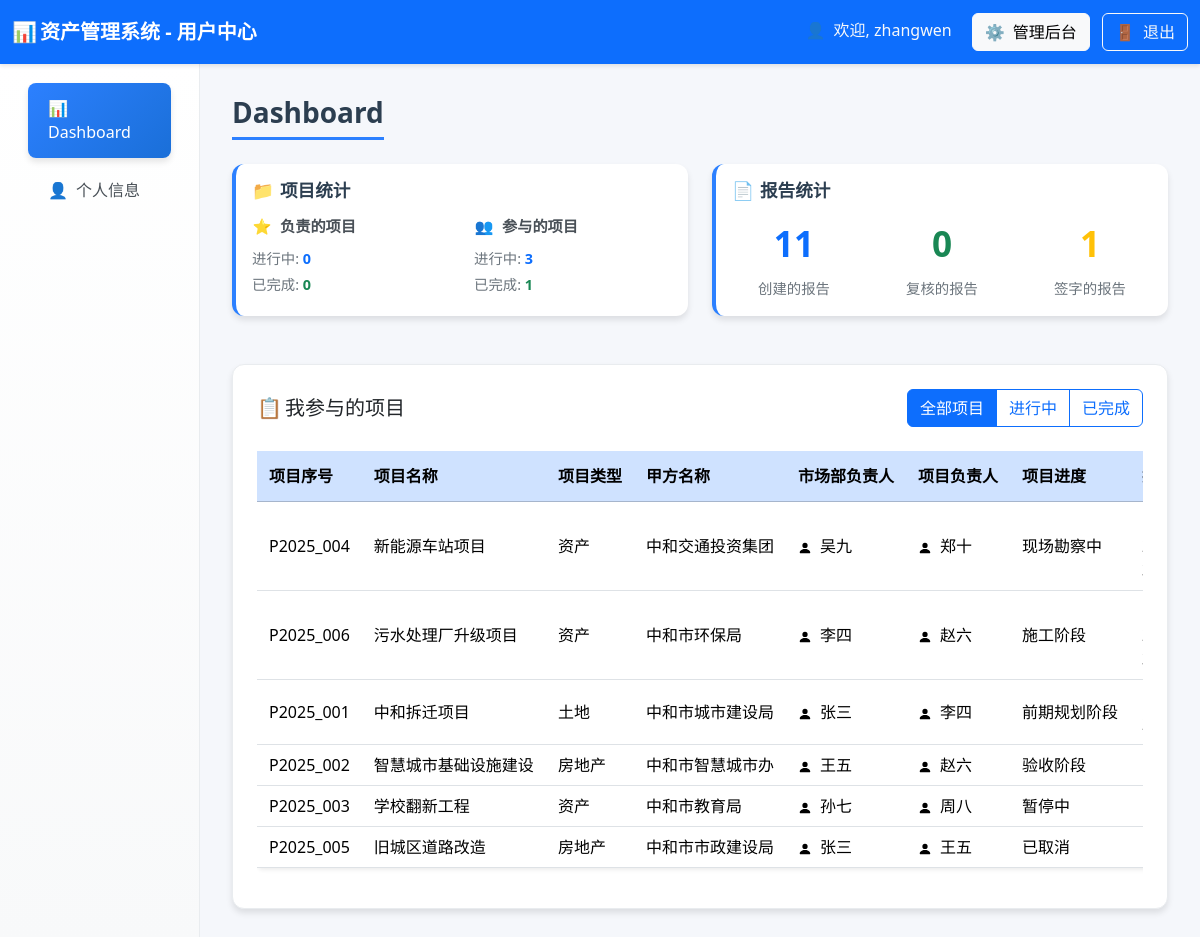
The app's page /user_dashboard (signed in) with its own data.
### tables this page shows
CREATE TABLE projects (
        id INTEGER PRIMARY KEY AUTOINCREMENT,
        project_no TEXT,                 -- ① 项目序号
        name TEXT,                       -- ② 项目名称
        project_type TEXT,               -- ③ 项目类型
        client_name TEXT,                -- ④ 甲方名称
        market_leader TEXT,              -- ⑤ 市场部负责人用户名
        project_leader TEXT,             -- ⑥ 项目负责人用户名
        progress TEXT,                   -- ⑦ 项目进度
        report_numbers TEXT,             -- ⑧ 报告号（多个以逗号分隔）
        amount REAL,                     -- ⑨ 合同金额
        is_paid TEXT,                    -- ⑩ 是否收费（是/否）
        creator TEXT,                    -- ⑪ 项目创建人用户名
        creator_realname TEXT,           -- ⑫ 项目创建人真实姓名
        start_date TEXT,                 -- ⑬ 开始日期
        end_date TEXT,                   -- ⑭ 结束日期
        status TEXT,                     -- ⑮ 状态
        contract_file TEXT,
        create_date TEXT
    );

CREATE TABLE users (
        id INTEGER PRIMARY KEY AUTOINCREMENT,
        username TEXT UNIQUE NOT NULL,
        realname TEXT,
        user_type TEXT,
        password TEXT,
        -- 新增字段
        phone TEXT,
        email TEXT,
        hire_date TEXT,
        education TEXT,
        position TEXT,
        department TEXT,
        create_time TEXT DEFAULT CURRENT_TIMESTAMP,
        update_time TEXT DEFAULT CURRENT_TIMESTAMP
    );

### routes/user_routes.py (the view)
@router.get("/user_dashboard", response_class=HTMLResponse)
async def user_dashboard(
    request: Request,
    user: dict = Depends(login_required),
    db: sqlite3.Connection = Depends(get_db)
):
    data = await user_service.get_user_dashboard_data(request, user, db)
    return templates.TemplateResponse("user_dashboard.html", {
        "request": request,
        "user": user,
        "dashboard_data": data
    })

### templates/user_dashboard.html (shortened to what this page needs)
<!DOCTYPE html>
<html lang="zh-CN">
<head>
    <link href="https://cdn.jsdelivr.net/npm/bootstrap@5.3.2/dist/css/bootstrap.min.css" rel="stylesheet">
    <link rel="stylesheet"
        href="https://cdnjs.cloudflare.com/ajax/libs/bootstrap-icons/1.11.0/font/bootstrap-icons.min.css">
</head>
<body>
    <nav class="navbar navbar-dark bg-primary">
        <div class="container-fluid">
            <span class="navbar-brand mb-0 h1 fw-bold">
                <span class="fallback-icon">📊</span>资产管理系统 - 用户中心
            </span>
            <div>
                <span class="text-light me-3">
                    <span class="fallback-icon">👤</span>欢迎, {{ user.username }}
                </span>
                {% if user.user_type == 'admin' %}
                <a href="/admin" class="btn btn-light me-2">
                    <span class="fallback-icon">⚙️</span>管理后台
                </a>
                {% endif %}
                <a href="/logout" class="btn btn-outline-light">
                    <span class="fallback-icon">🚪</span>退出
                </a>
            </div>
        </div>
    </nav>
    <div class="container-fluid">
        <div class="row">
            <div class="col-md-3 col-lg-2 sidebar">
                <nav class="nav flex-column p-3">
                    <a class="nav-link active" href="/user_dashboard">
                        <span class="fallback-icon">📊</span>Dashboard
                    </a>
                    <a class="nav-link" href="/user_profile">
                        <span class="fallback-icon">👤</span>个人信息
                    </a>
                </nav>
            </div>
            <div class="col-md-9 col-lg-10 main-content">
                <h3 class="page-title">Dashboard</h3>
                <div class="row mb-4">
                    <div class="col-md-6 mb-4">
                        <div class="card stat-card h-100">
                            <div class="card-body">
                                <h5 class="card-title">
                                    <span class="fallback-icon">📁</span>项目统计
                                </h5>
                                <div class="row project-stats">
                                    <div class="col-6">
                                        <h6><span class="fallback-icon">⭐</span>负责的项目</h6>
                                        <p class="mb-1">进行中: <span class="text-primary fw-bold">{{ dashboard_data.responsible_projects.get('active', 0) }}</span></p>
                                        <p>已完成: <span class="text-success fw-bold">{{ dashboard_data.responsible_projects.get('completed', 0) }}</span></p>
                                    </div>
                                    <div class="col-6">
                                        <h6><span class="fallback-icon">👥</span>参与的项目</h6>
                                        <p class="mb-1">进行中: <span class="text-primary fw-bold">{{ dashboard_data.participated_projects.get('active', 0) }}</span></p>
                                        <p>已完成: <span class="text-success fw-bold">{{ dashboard_data.participated_projects.get('completed', 0) }}</span></p>
                                    </div>
                                </div>
                            </div>
                        </div>
                    </div>
                    <div class="col-md-6 mb-4">
                        <div class="card stat-card h-100">
                            <div class="card-body">
                                <h5 class="card-title">
                                    <span class="fallback-icon">📄</span>报告统计
                                </h5>
                                <div class="row text-center">
                                    <div class="col-4">
                                        <div class="stats-number text-primary">{{ dashboard_data.created_reports }}</div>
                                        <div class="stats-label">创建的报告</div>
                                    </div>
                                    <div class="col-4">
                                        <div class="stats-number text-success">{{ dashboard_data.reviewed_reports }}</div>
                                        <div class="stats-label">复核的报告</div>
                                    </div>
                                    <div class="col-4">
                                        <div class="stats-number text-warning">{{ dashboard_data.signed_reports }}</div>
                                        <div class="stats-label">签字的报告</div>
                                    </div>
                                </div>
                            </div>
                        </div>
                    </div>
                </div>
                <div class="projects-table-container">
                    <div class="table-header">
                        <h5 class="mb-0"><span class="fallback-icon">📋</span>我参与的项目</h5>
                        <div class="filter-controls">
                            <div class="btn-group" role="group">
                                <label class="btn btn-outline-primary" for="allProjects">全部项目</label>
                                <label class="btn btn-outline-primary" for="activeProjects">进行中</label>
                                <label class="btn btn-outline-primary" for="completedProjects">已完成</label>
                            </div>
                        </div>
                    </div>
                    <div class="table-container">
                        <table class="table table-hover bg-white rounded shadow-sm">
                            <thead class="table-primary">
                                <tr>
                                    <th>项目序号</th>
                                    <th>项目名称</th>
                                    <th>项目类型</th>
                                    <th>甲方名称</th>
                                    <th>市场部负责人</th>
                                    <th>项目负责人</th>
                                    <th>项目进度</th>
                                    <th>报告号</th>
                                </tr>
                            </thead>
                            <tbody id="projectsTableBody">
                                {% for project in dashboard_data.user_projects %}
                                <tr data-status="{{ project.status }}" onclick="window.location.href='/project/{{ project.id }}'">
                                    <td>{{ project.project_no }}</td>
                                    <td>{{ project.name }}</td>
                                    <td>{{ project.project_type }}</td>
                                    <td>{{ project.client_name }}</td>
                                    <td>
                                        {% if project.market_leader_realname %}
                                        <svg xmlns="http://www.w3.org/2000/svg" width="14" height="14" fill="currentColor" class="bi bi-person-fill me-1" viewBox="0 0 16 16">
                                            <path d="M3 14s-1 0-1-1 1-4 6-4 6 3 6 4-1 1-1 1H3Zm5-6a3 3 0 1 0 0-6 3 3 0 0 0 0 6Z"/>
                                        </svg>
                                        {{ project.market_leader_realname }}
                                        {% else %}
                                        <span class="text-muted">未设置</span>
                                        {% endif %}
                                    </td>
                                    <td>
                                        {% if project.project_leader_realname %}
                                        <svg xmlns="http://www.w3.org/2000/svg" width="14" height="14" fill="currentColor" class="bi bi-person-fill me-1" viewBox="0 0 16 16">
                                            <path d="M3 14s-1 0-1-1 1-4 6-4 6 3 6 4-1 1-1 1H3Zm5-6a3 3 0 1 0 0-6 3 3 0 0 0 0 6Z"/>
                                        </svg>
                                        {{ project.project_leader_realname }}
                                        {% else %}
                                        <span class="text-muted">未设置</span>
                                        {% endif %}
                                    </td>
                                    <td>{{ project.progress }}</td>
                                    <td>
                                    </td>
                                </tr>
                                {% endfor %}
                            </tbody>
                        </table>
                    </div>
                </div>
            </div>
        </div>
    </div>
</body>
</html>

### templates/user_dashboard.html (style rules this page uses)
:root { --primary-color: #2c80ff; --secondary-color: #6c757d; --success-color: #28a745; --warning-color: #ffc107; --info-color: #17a2b8; --light-bg: #f8f9fa; --card-shadow: 0 4px 6px rgba(0, 0, 0, 0.1); --hover-shadow: 0 8px 15px rgba(0, 0, 0, 0.15); }
body { background-color: #f5f7fb; font-family: 'Segoe UI', Tahoma, Geneva, Verdana, sans-serif; }
.navbar { box-shadow: 0 2px 4px rgba(0, 0, 0, 0.1); padding: 0.8rem 0; }
.sidebar { background: linear-gradient(180deg, #ffffff 0%, #f8f9fa 100%); min-height: calc(100vh - 76px); box-shadow: 2px 0 10px rgba(0, 0, 0, 0.08); border-right: 1px solid #e9ecef; padding: 0; }
.nav-link { color: #495057; padding: 0.85rem 1.25rem; border-radius: 0.5rem; margin: 0.2rem 0.75rem; transition: all 0.3s ease; font-weight: 500; border: none; }
.nav-link.active { background: linear-gradient(135deg, var(--primary-color), #1a6fd8); color: white; box-shadow: var(--card-shadow); }
.main-content { padding: 2rem; background-color: #f5f7fb; }
.page-title { color: #2c3e50; font-weight: 700; margin-bottom: 1.5rem; padding-bottom: 0.5rem; border-bottom: 3px solid var(--primary-color); display: inline-block; }
.stat-card { border: none; border-radius: 12px; box-shadow: var(--card-shadow); transition: all 0.3s ease; border-left: 4px solid var(--primary-color); background: white; }
.stat-card .card-title { color: #2c3e50; font-weight: 600; font-size: 1.1rem; margin-bottom: 1rem; }
.stats-number { font-size: 2.2rem; font-weight: 700; margin-bottom: 0.5rem; }
.stats-label { font-size: 0.9rem; color: var(--secondary-color); font-weight: 500; }
.project-stats h6 { color: #495057; font-weight: 600; margin-bottom: 0.8rem; font-size: 0.95rem; }
.project-stats p { margin-bottom: 0.3rem; font-size: 0.9rem; color: #6c757d; }
table.table tbody tr { cursor: pointer; transition: background-color 0.2s ease; }
.table th { white-space: nowrap; overflow: hidden; text-overflow: ellipsis; max-width: 200px; height: 50px; line-height: 1.2; vertical-align: middle; padding: 8px 12px; }
.table-container { width: 100%; overflow-x: auto; }
.table { min-width: 1200px; table-layout: auto; }
.table td { white-space: nowrap; overflow: hidden; text-overflow: ellipsis; max-width: 200px; vertical-align: middle; padding: 8px 12px; }
.projects-table-container { background: white; border-radius: 12px; padding: 1.5rem; box-shadow: var(--card-shadow); border: 1px solid #e9ecef; margin-top: 1.5rem; }
.table-header { display: flex; justify-content: space-between; align-items: center; margin-bottom: 1.5rem; flex-wrap: wrap; gap: 1rem; }
.filter-controls { display: flex; gap: 1rem; align-items: center; flex-wrap: wrap; }
.fallback-icon { display: inline-block; width: 20px; text-align: center; margin-right: 8px; }

### records on screen
projects: project_no "P2025_004", name "新能源车站项目", project_type "资产", client_name "中和交通投资集团", progress "现场勘察中"
users: market_leader_realname "吴九"
users: project_leader_realname "郑十"
projects: project_no "P2025_006", name "污水处理厂升级项目", project_type "资产", client_name "中和市环保局", progress "施工阶段"
users: market_leader_realname "李四", project_leader_realname "李四"
users: project_leader_realname "赵六" "赵六"
projects: project_no "P2025_001", name "中和拆迁项目", project_type "土地", client_name "中和市城市建设局", progress "前期规划阶段"
users: market_leader_realname "张三" "张三"
projects: project_no "P2025_002", name "智慧城市基础设施建设", project_type "房地产", client_name "中和市智慧城市办", progress "验收阶段"
users: market_leader_realname "王五", project_leader_realname "王五"
projects: project_no "P2025_003", name "学校翻新工程", project_type "资产", client_name "中和市教育局", progress "暂停中"
users: market_leader_realname "孙七"
users: project_leader_realname "周八"
projects: project_no "P2025_005", name "旧城区道路改造", project_type "房地产", client_name "中和市市政建设局", progress "已取消"

### other values on screen
{{ user.username }} "zhangwen"
{{ dashboard_data.responsible_projects.get('active', 0) }} "0"
{{ dashboard_data.responsible_projects.get('completed', 0) }} "0"
{{ dashboard_data.participated_projects.get('active', 0) }} "3"
{{ dashboard_data.participated_projects.get('completed', 0) }} "1"
{{ dashboard_data.created_reports }} "11"
{{ dashboard_data.reviewed_reports }} "0"
{{ dashboard_data.signed_reports }} "1"
